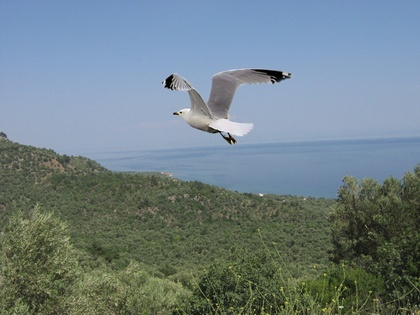
%> input picture matlab_toolbox/Algorithms/CFA3/tampered2.jpg, 420 x 315 px, shrunk from 2272 x 1704 before the run
$ octave --eval "result = analyze('../CFA3/tampered2.jpg');"   (GNU Octave 9; MATLAB toolbox functions it lacks are replaced by stand-ins)
%> lines starting %> are read from the running program, lines starting %| are printed output that depends on the picture
### matlab_toolbox/Util/CleanUpImage.m
function [ im_out ] = CleanUpImage( filename )
%> called with filename = '../CFA3/tampered2.jpg'
% This function serves as a replacement for imread(), covering many extreme
% cases that occasionally appear in real-world datasets. This includes images
% with other than three channels and uint16 images. These images are all
% converted to 3-channel uint8 images.

im=imread(filename);
%> im is the input picture: size 315x420x3 uint8; mean R, G, B 112.3, 128.8, 134

if numel(size(im))>3
    im=im(:,:,:,1,1,1,1);
end

dots=strfind(filename,'.');
extension=filename(dots(end):end);

if strcmpi(extension,'.gif') && size(im,3)<3
    [im_gif,gif_map] =imread(filename);
    im_gif=im_gif(:,:,:,1);
    im=uint8(ind2rgb(im_gif,gif_map)*255);
end

if size(im,3)<3
    im(:,:,2)=im(:,:,1);
    im(:,:,3)=im(:,:,1);
end


if size(im,3)>3
    im=im(:,:,1:3);
end

if isa(im,'uint16')
    im=uint8(floor(double(im)/256));
end

im_out=im;

end

### matlab_toolbox/Algorithms/DCT/GetDCTArtifact.m
function [ BMat ] = GetDCTArtifact(im)
    % Copyright (C) 2016 Markos Zampoglou
    % Information Technologies Institute, Centre for Research and Technology Hellas
    % 6th Km Harilaou-Thermis, Thessaloniki 57001, Greece
    %
    % This code implements the algorithm presented in:
    % Ye, Shuiming, Qibin Sun, and Ee-Chien Chang. "Detecting digital image
    % forgeries by measuring inconsistencies of blocking artifact." In
    % Multimedia and Expo, 2007 IEEE International Conference on, pp.
    % 12-15. IEEE, 2007.

    MaxCoeffs=32;
    coeff = [1 9 2 3 10 17 25 18 11 4 5 12 19 26 33 41 34 27 20 13 6 7 14 21 28 35 42 49 57 50 43 36 29 22 15 8 16 23 30 37 44 51 58 59 52 45 38 31 24 32 39 46 53 60 61 54 47 40 48 55 62 63 56 64];

    % Depending on whether im was created using jpeg_read (and thus is a struct)
    % or CleanUpImage(/imread), run a different code block for DCT block
    % extraction

    if isstruct(im)
        Q=im.quant_tables{1};
        YDCT=im.coef_arrays{1};
        YDCT=dequantize(YDCT,Q);
        imSize=size(YDCT);
        YDCT_Block=reshape(YDCT,[8 round(imSize(1)/8) 8 round(imSize(2)/8)]);
        YDCT_Block=permute(YDCT_Block, [1 3 2 4]);
        YDCT_Block=reshape(YDCT_Block, [8 8 round(imSize(1)*imSize(2)/64)]);
    else
        im=double(im);
%> im: size 315x420x3 double
        %Y=rgb2ycbcr(im);
        Y=0.299*im(:,:,1)+0.587*im(:,:,2)+0.114*im(:,:,3);
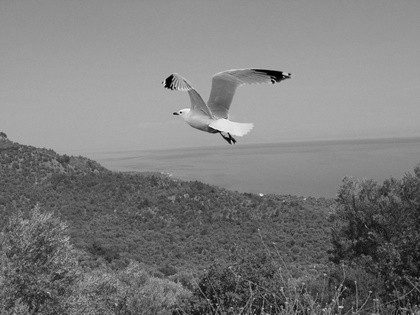
%> Y: size 315x420 double; min 0, max 253.8, mean 124.4
        Y=Y(:,:,1);
        Y=Y(1:floor(end/8)*8,1:floor(end/8)*8);
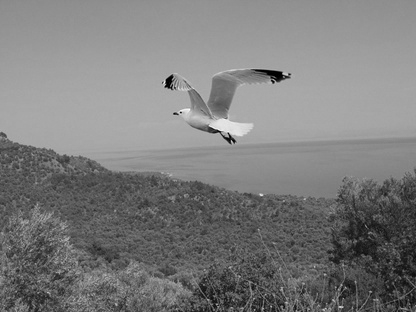
%> Y: size 312x416 double; min 0, max 253.8, mean 125
        Y=Y-128;

        T = dctmtx(8);
        dct = @(block_struct) T * block_struct.data * T';
        %YDCT=round(blockproc(Y,[8 8],dct));
        %Use this instead, much closer to original JPEG DCT
%> the run ends on the next line
        YDCT=round(bdct(Y,8));
        imSize=size(Y);
        YDCT_Block=reshape(YDCT,[8 round(imSize(1)/8) 8 round(imSize(2)/8)]);
        YDCT_Block=permute(YDCT_Block, [1 3 2 4]);
        YDCT_Block=reshape(YDCT_Block, [8 8 round(imSize(1)*imSize(2)/64)]);
    end

    NoPeaks=false;

    DCTHists=histc(YDCT_Block,-257:257,3);
    DCTHists=DCTHists(:,:,2:end-1);

    QEst=zeros(8);

    %skip the DC term
    for coeffIndex=2:MaxCoeffs
        NoPeaks=false;
        coe = coeff(coeffIndex);
        startY = mod(coe,8);
        if startY == 0
            startY = 8;
        end
        startX=ceil(coe/8);
        DCTHist=reshape(DCTHists(startY,startX,:),1,[]);
        HistFFT=fft(DCTHist);
        Power=abs(HistFFT);
        PowerFilterSize=3;
        g=fspecial('gauss',[1 51],PowerFilterSize);
        PowerFilt = conv(Power, g, 'same');
        Valley=1;
        while (PowerFilt(Valley)<=PowerFilt(Valley+1))
            Valley=Valley+1;
        end
        Valley=Valley+1;
        while (Valley<length(PowerFilt)-1) && (PowerFilt(Valley)>= PowerFilt(Valley+1))
            Valley=Valley+1;
        end
        if Valley*2<length(Power)*0.8
            Power=Power(Valley:end-Valley);
        else
            NoPeaks=true;
        end
        Diff2=diff(Power,2);
        if length(Diff2)==0
            Diff2=0;
        end
        g=fspecial('gauss',[1 51],5);
        yfilt = conv (Diff2, g, 'same');
        yfilt(yfilt>min(yfilt)/5)=0;
        [ymax,imax,ymin,imin] = extrema(yfilt);
        if NoPeaks
            imin=[];
        end
        QEst(startY,startX)=length(imin+1);
    end
    D=repmat(QEst,[1,1,size(YDCT_Block,3)]);
    BMat=abs(YDCT_Block-round(YDCT_Block./D).*D);
    BMat(isnan(BMat))=0;
    BMat=sum(sum(BMat));
    BMat=reshape(BMat,imSize(1)/8,imSize(2)/8);
end

### matlab_toolbox/Algorithms/DCT/analyze.m
function [OutputMap] = analyze( imPath )
    %ANALYZE Summary of this function goes here
    %   Detailed explanation goes here
    try
        %using evalc to suppress output
        %using try_catch instead of just checking the extension to also
        %catch jpeg images with wrong extension
        [~,im] = evalc('jpeg_read(imPath);');
    catch
        im=CleanUpImage(imPath);
    end
    OutputMap = GetDCTArtifact(im);
end
